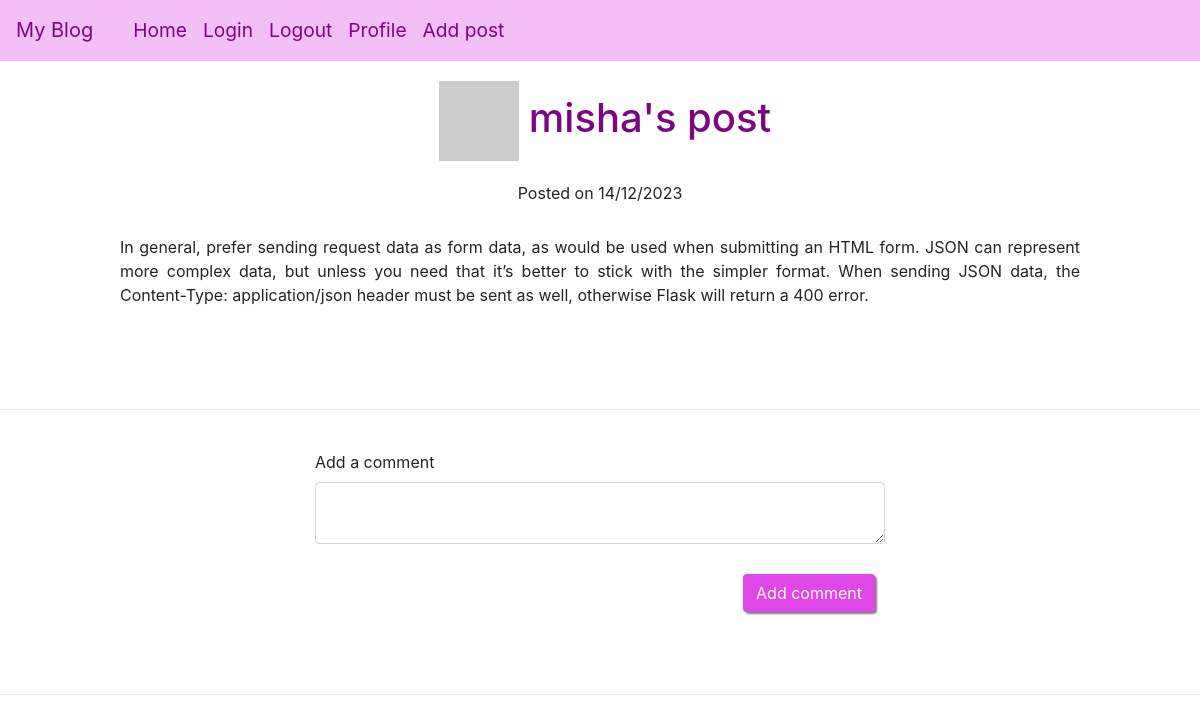
Screenshot of /post/5 (signed in) with the database file from the repository.
### app/models/models.py (models this page shows, shortened)
class User(UserMixin, db.Model):
    __tablename__ = "user"
    id = db.Column(db.Integer, primary_key=True)
    username = db.Column(String(64), unique=True, nullable=False)
    email = db.Column(db.String(120), unique=True, nullable=False)
    isAdmin = db.Column(db.Boolean, nullable=False)
    password_hash = db.Column(String(256))
    profile_image = db.Column(String(256))
    info = db.Column(String(256))
    posts = db.relationship('Post', back_populates='user', cascade='all, delete-orphan')
    comments = db.relationship('Comment', back_populates='user', cascade='all, delete-orphan')
    def get_avatar(self, size):
        digest = md5(self.email.lower().encode('utf-8')).hexdigest()
        self.profile_image = f'https://www.gravatar.com/avatar/{digest}?d=identicon&s={size}'
        return self.profile_image

class Post(db.Model):
    __tablename__ = "post"
    id = db.Column(db.Integer, primary_key=True)
    title = db.Column(String(250))
    title_html = db.Column(db.String(250))
    body = db.Column(String(2500))
    body_html = db.Column(db.String(2500))
    timestamp = db.Column(DateTime, default=func.now())
    user_id = db.Column(db.Integer, db.ForeignKey('user.id'), nullable=False)
    user = db.relationship('User', back_populates='posts')
    comments = db.relationship('Comment', back_populates='post', cascade='all, delete-orphan')
    views = db.Column(db.Integer, server_default=str(0))

### app/routes/routes.py (the view, shortened to what this page needs)
@blueprint.route('/post/<id>', methods=["GET", "POST"])
@login_required
def post(id):
    post = Post.query.filter_by(id=id).first_or_404()
    post_author = User.query.filter_by(id=post.user_id).first_or_404()
    if not post.views and post_author != current_user:
        post.views = 1
    elif post.views and post_author != current_user:
        post.views += 1
    db.session.commit()
    form = CommentForm()
    comments = Comment.query.filter_by(post_id=id).order_by(Comment.timestamp.desc()).all()
    return render_template('post.html',
                           post=post,
                           title='Add comment',
                           form=form, post_author=post_author, comments=comments)

### app/forms/comment_form.py
class CommentForm(FlaskForm):
    content = TextAreaField('Add a comment', validators=[DataRequired(), Length(min=0, max=1000)])
    submit = SubmitField('Add comment')

### app/templates/post.html (shortened to what this page needs)
{% extends "base.html" %}{% import "bootstrap/wtf.html" as wtf %} {% block
content %}
<h1 class="greeting">
    <a href="{{url_for('main.user', username=post.user.username)}}">
        <img src="{{ post.user.get_avatar(40) }}"
    /></a>{{post_author.username}}'s
    post
</h1>
<p class="date">Posted on {{post.timestamp.strftime('%d/%m/%Y')}}</p>
<div class="post-text">
    {% if post.body_html%}
        {{post.body_html | safe}}
    {% else %}
        {{post.body}}
    {% endif%}
</div>
<hr>
<div class="container-fluid">
    <div class="row">
        <div class="col-lg-6 col-md-8 col-sm-10 col-xs-10">
            {{ wtf.quick_form(form) }}
        </div>
    </div>
</div>
<hr>
 {% endblock %}

### app/static/style.css (style rules this page uses)
* { margin: 0; box-sizing: border-box; }
html { scroll-behavior: smooth; }
a { cursor: pointer; text-decoration: none; color: rgb(223, 71, 231); }
button, .btn { cursor: pointer; }
input { cursor: text; }
.row { justify-content: center; }
.form-control { margin-bottom: 20px; }
.btn { float: right; background: rgb(223, 71, 231); color: white; box-shadow: 2px 2px 2px grey; }
.greeting { text-align: center; color: rgb(125, 4, 131); margin: 20px 0; }
.date { text-align: center; }
.post-text { text-align: justify; margin: 30px auto; width: 80%; }
input#submit.btn { margin: 10px; }
.greeting img { margin: 0 10px; }
hr { margin-top: 3rem; margin-bottom: 1rem; border: 0; border-top: 1px solid rgba(0, 0, 0, 0.1); }

### rows the page displays
User: username "misha"
Post: timestamp "14/12/2023", body_html "In general, prefer sending request data as form data, as would be used when submitting an HTML form. JSON can represent more complex data, but unless you need that it’s better to stick with the simpler format. When sending JSON data, the Content-Type: application/json header must be sent as well, otherwise Flask will return a 400 error."
